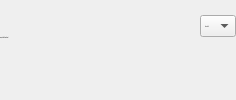
                            <widget class="QWidget" name="widget_5" native="true">
                             <layout class="QVBoxLayout" name="verticalLayout_17">
                              <property name="spacing">
                               <number>0</number>
                              </property>
                              <property name="leftMargin">
                               <number>0</number>
                              </property>
                              <property name="topMargin">
                               <number>0</number>
                              </property>
                              <property name="rightMargin">
                               <number>0</number>
                              </property>
                              <property name="bottomMargin">
                               <number>0</number>
                              </property>
                              <item>
                               <widget class="QWidget" name="widget_30" native="true">
                                <layout class="QHBoxLayout" name="horizontalLayout_31">
                                 <property name="spacing">
                                  <number>0</number>
                                 </property>
                                 <property name="leftMargin">
                                  <number>0</number>
                                 </property>
                                 <property name="topMargin">
                                  <number>0</number>
                                 </property>
                                 <property name="rightMargin">
                                  <number>0</number>
                                 </property>
                                 <property name="bottomMargin">
                                  <number>0</number>
                                 </property>
                                 <item>
                                  <layout class="QHBoxLayout" name="formInput_12">
                                   <property name="spacing">
                                    <number>0</number>
                                   </property>
                                   <property name="topMargin">
                                    <number>0</number>
                                   </property>
                                   <item alignment="Qt::AlignTop">
                                    <widget class="QWidget" name="label_product_3" native="true">
                                     <property name="minimumSize">
                                      <size>
                                       <width>200</width>
                                       <height>0</height>
                                      </size>
                                     </property>
                                     <property name="maximumSize">
                                      <size>
                                       <width>200</width>
                                       <height>16777215</height>
                                      </size>
                                     </property>
                                     <layout class="QHBoxLayout" name="horizontalLayout_13">
                                      <property name="spacing">
                                       <number>0</number>
                                      </property>
                                      <property name="leftMargin">
                                       <number>0</number>
                                      </property>
                                      <property name="topMargin">
                                       <number>30</number>
                                      </property>
                                      <property name="rightMargin">
                                       <number>0</number>
                                      </property>
                                      <property name="bottomMargin">
                                       <number>0</number>
                                      </property>
                                      <item>
                                       <widget class="QLabel" name="label_5">
                                        <property name="font">
                                         <font>
                                          <family>Cambria</family>
                                          <pointsize>-1</pointsize>
                                          <bold>false</bold>
                                         </font>
                                        </property>
                                        <property name="text">
                                         <string>Trạng thái đơn hàng</string>
                                        </property>
                                       </widget>
                                      </item>
                                      <item>
                                       <widget class="QLabel" name="label_required_6">
                                        <property name="sizePolicy">
                                         <sizepolicy hsizetype="Expanding" vsizetype="Preferred">
                                          <horstretch>0</horstretch>
                                          <verstretch>0</verstretch>
                                         </sizepolicy>
                                        </property>
                                        <property name="text">
                                         <string/>
                                        </property>
                                       </widget>
                                      </item>
                                     </layout>
                                    </widget>
                                   </item>
                                   <item alignment="Qt::AlignTop">
                                    <widget class="QWidget" name="widget_31" native="true">
                                     <property name="maximumSize">
                                      <size>
                                       <width>16777215</width>
                                       <height>16777215</height>
                                      </size>
                                     </property>
                                     <layout class="QVBoxLayout" name="verticalLayout_23">
                                      <property name="spacing">
                                       <number>0</number>
                                      </property>
                                      <property name="leftMargin">
                                       <number>0</number>
                                      </property>
                                      <property name="topMargin">
                                       <number>15</number>
                                      </property>
                                      <property name="rightMargin">
                                       <number>0</number>
                                      </property>
                                      <property name="bottomMargin">
                                       <number>0</number>
                                      </property>
                                      <item>
                                       <widget class="QComboBox" name="status">
                                        <property name="font">
                                         <font>
                                          <family>Cambria</family>
                                          <pointsize>-1</pointsize>
                                         </font>
                                        </property>
                                        <item>
                                         <property name="text">
                                          <string>Chờ xử lý</string>
                                         </property>
                                        </item>
                                        <item>
                                         <property name="text">
                                          <string>Hoàn thành</string>
                                         </property>
                                        </item>
                                        <item>
                                         <property name="text">
                                          <string>Thất bại</string>
                                         </property>
                                        </item>
                                       </widget>
                                      </item>
                                      <item>
                                       <widget class="QLabel" name="error_order">
                                        <property name="text">
                                         <string/>
                                        </property>
                                        <property name="margin">
                                         <number>0</number>
                                        </property>
                                       </widget>
                                      </item>
                                     </layout>
                                    </widget>
                                   </item>
                                  </layout>
                                 </item>
                                </layout>
                               </widget>
                              </item>
                             </layout>
                            </widget>
